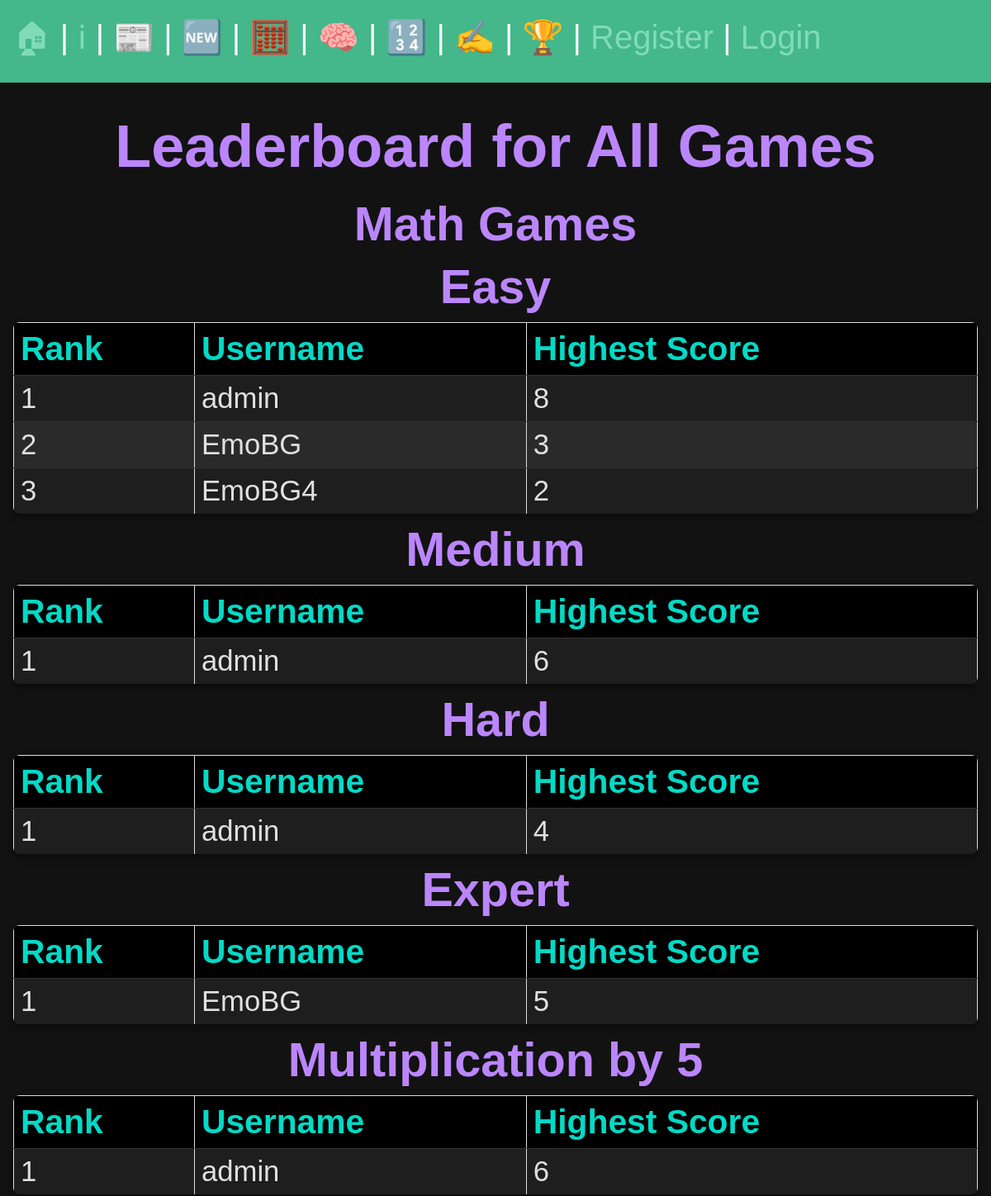
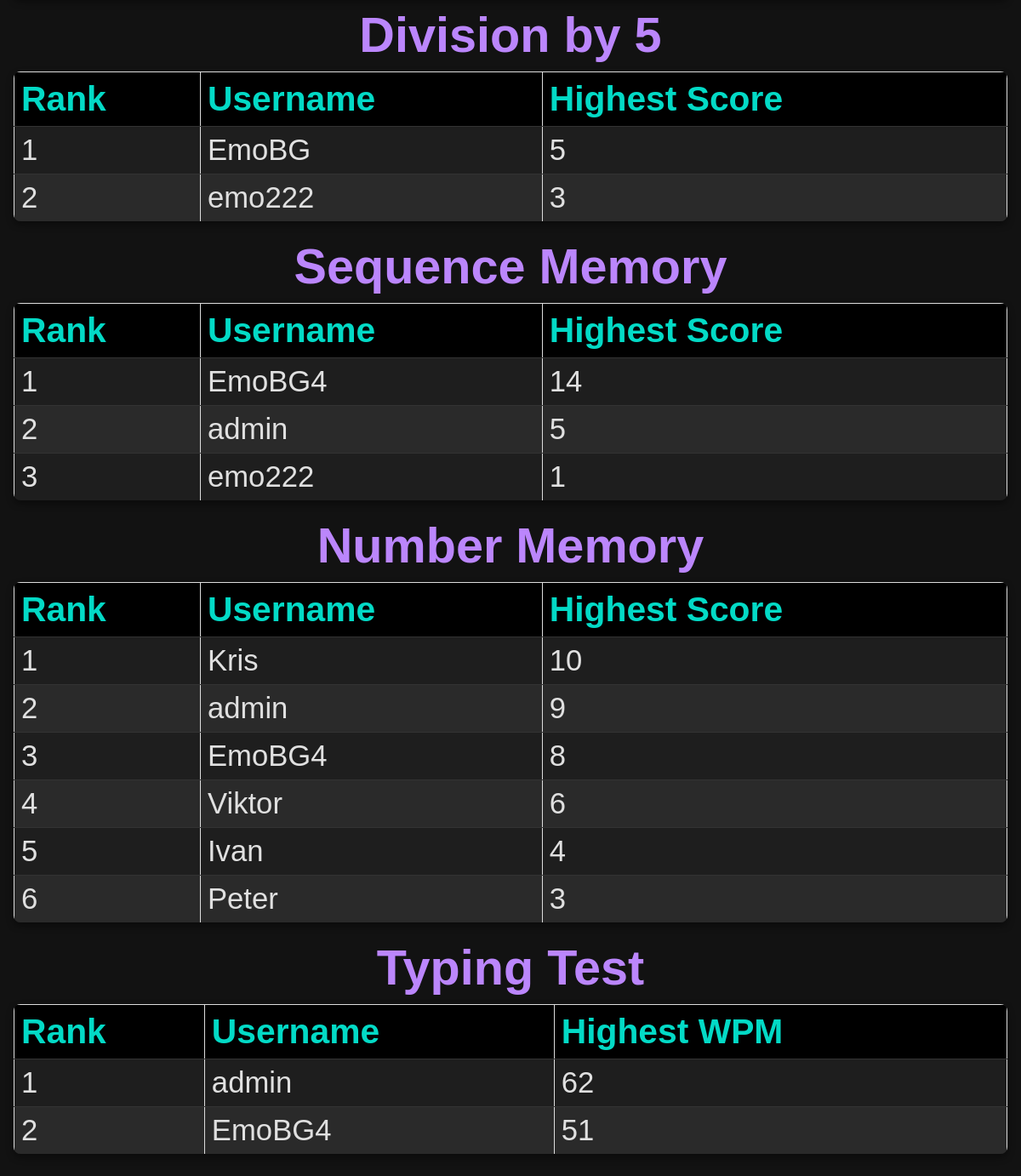
/leaderboards/, run on the app's committed database (2 pictures, top to bottom).
### math_games/models.py (models this page shows, shortened)
class GameScore(models.Model):
    user = models.ForeignKey(User, on_delete=models.CASCADE)
    level = models.ForeignKey(GameLevel, on_delete=models.CASCADE)
    highest_score = models.IntegerField(default=0)
    date = models.DateTimeField(auto_now_add=True)
    class Meta:
        unique_together = ('user', 'level')

### sequence_memory/models.py (models this page shows, shortened)
class GameScoreSequenceMemory(models.Model):
    user = models.OneToOneField(User, on_delete=models.CASCADE)
    highest_score = models.IntegerField(default=0)
    date = models.DateTimeField(default=timezone.now)

### number_memory/models.py (models this page shows, shortened)
class GameScoreNumberMemory(models.Model):
    user = models.ForeignKey(User, on_delete=models.CASCADE)
    score = models.IntegerField()
    date = models.DateTimeField(default=timezone.now)

### typing_test/models.py (models this page shows, shortened)
class TypingTestResult(models.Model):
    user = models.ForeignKey(User, on_delete=models.CASCADE)
    wpm = models.FloatField()
    accuracy = models.FloatField()
    date = models.DateTimeField(auto_now_add=True)

### myproject/views.py (the view)
# urls.py: path('leaderboards/', views.all_leaderboards, name='all_leaderboards'),
def all_leaderboards(request):
    math_game_easy_scores = MathGameScore.objects.filter(level__name='easy').order_by('-highest_score')[:10]
    math_game_medium_scores = MathGameScore.objects.filter(level__name='medium').order_by('-highest_score')[:10]
    math_game_hard_scores = MathGameScore.objects.filter(level__name='hard').order_by('-highest_score')[:10]
    math_game_expert_scores = MathGameScore.objects.filter(level__name='expert').order_by('-highest_score')[:10]
    math_game_multiplication_by_5_scores = MathGameScore.objects.filter(level__name='multiplication_by_5').order_by('-highest_score')[:10]
    math_game_division_by_5_scores = MathGameScore.objects.filter(level__name='division_by_5').order_by('-highest_score')[:10]
    sequence_memory_scores = GameScoreSequenceMemory.objects.order_by('-highest_score')[:10]
    number_memory_scores = GameScoreNumberMemory.objects.order_by('-score')[:10]
    typing_test_scores = TypingTestResult.objects.order_by('-wpm')[:10]
    context = {
        'math_game_easy_scores': math_game_easy_scores,
        'math_game_medium_scores': math_game_medium_scores,
        'math_game_hard_scores': math_game_hard_scores,
        'math_game_expert_scores': math_game_expert_scores,
        'math_game_multiplication_by_5_scores': math_game_multiplication_by_5_scores,
        'math_game_division_by_5_scores': math_game_division_by_5_scores,
        'sequence_memory_scores': sequence_memory_scores,
        'number_memory_scores': number_memory_scores,
        'typing_test_scores': typing_test_scores,
    }
    return render(request, 'all_leaderboards.html', context)

### templates/all_leaderboards.html (shortened to what this page needs)
{% extends "base.html" %}
{% load static %}
{% block extra_css %}
<link rel="stylesheet" href="{% static 'css/all_leaderboards.css' %}">
{% endblock %}
{% block content %}
<div class="leaderboard-container">
    <h2>Leaderboard for All Games</h2>
    <h3>Math Games</h3>
<h4>Easy</h4>
<table>
    <thead>
        <tr>
            <th>Rank</th>
            <th>Username</th>
            <th>Highest Score</th>
        </tr>
    </thead>
    <tbody>
        {% for score in math_game_easy_scores %}
        {% if score.level.name == 'easy' %}
        <tr>
            <td data-label="Rank">{{ forloop.counter }}</td>
            <td data-label="Username">{{ score.user.username }}</td>
            <td data-label="Highest Score">{{ score.highest_score }}</td>
        </tr>
        {% endif %}
        {% empty %}
        <tr>
            <td colspan="3">No scores available.</td>
        </tr>
        {% endfor %}
    </tbody>
</table>
<h4>Medium</h4>
<table>
    <thead>
        <tr>
            <th>Rank</th>
            <th>Username</th>
            <th>Highest Score</th>
        </tr>
    </thead>
    <tbody>
        {% for score in math_game_medium_scores %}
        {% if score.level.name == 'medium' %}
        <tr>
            <td data-label="Rank">{{ forloop.counter }}</td>
            <td data-label="Username">{{ score.user.username }}</td>
            <td data-label="Highest Score">{{ score.highest_score }}</td>
        </tr>
        {% endif %}
        {% empty %}
        <tr>
            <td colspan="3">No scores available.</td>
        </tr>
        {% endfor %}
    </tbody>
</table>
<h4>Hard</h4>
<table>
    <thead>
        <tr>
            <th>Rank</th>
            <th>Username</th>
            <th>Highest Score</th>
        </tr>
    </thead>
    <tbody>
        {% for score in math_game_hard_scores %}
        {% if score.level.name == 'hard' %}
        <tr>
            <td data-label="Rank">{{ forloop.counter }}</td>
            <td data-label="Username">{{ score.user.username }}</td>
            <td data-label="Highest Score">{{ score.highest_score }}</td>
        </tr>
        {% endif %}
        {% empty %}
        <tr>
            <td colspan="3">No scores available.</td>
        </tr>
        {% endfor %}
    </tbody>
</table>
<h4>Expert</h4>
<table>
    <thead>
        <tr>
            <th>Rank</th>
            <th>Username</th>
            <th>Highest Score</th>
        </tr>
    </thead>
    <tbody>
        {% for score in math_game_expert_scores %}
        {% if score.level.name == 'expert' %}
        <tr>
            <td data-label="Rank">{{ forloop.counter }}</td>
            <td data-label="Username">{{ score.user.username }}</td>
            <td data-label="Highest Score">{{ score.highest_score }}</td>
        </tr>
        {% endif %}
        {% empty %}
        <tr>
            <td colspan="3">No scores available.</td>
        </tr>
        {% endfor %}
    </tbody>
</table>
<h4>Multiplication by 5</h4>
<table>
    <thead>
        <tr>
            <th>Rank</th>
            <th>Username</th>
            <th>Highest Score</th>
        </tr>
    </thead>
    <tbody>
        {% for score in math_game_multiplication_by_5_scores %}
        {% if score.level.name == 'multiplication_by_5' %}
        <tr>
            <td data-label="Rank">{{ forloop.counter }}</td>
            <td data-label="Username">{{ score.user.username }}</td>
            <td data-label="Highest Score">{{ score.highest_score }}</td>
        </tr>
        {% endif %}
        {% empty %}
        <tr>
            <td colspan="3">No scores available.</td>
        </tr>
        {% endfor %}
    </tbody>
</table>
<h4>Division by 5</h4>
<table>
    <thead>
        <tr>
            <th>Rank</th>
            <th>Username</th>
            <th>Highest Score</th>
        </tr>
    </thead>
    <tbody>
        {% for score in math_game_division_by_5_scores %}
        {% if score.level.name == 'division_by_5' %}
        <tr>
            <td data-label="Rank">{{ forloop.counter }}</td>
            <td data-label="Username">{{ score.user.username }}</td>
            <td data-label="Highest Score">{{ score.highest_score }}</td>
        </tr>
        {% endif %}
        {% empty %}
        <tr>
            <td colspan="3">No scores available.</td>
        </tr>
        {% endfor %}
    </tbody>
</table>
    <h3>Sequence Memory</h3>
    <table>
        <thead>
            <tr>
                <th>Rank</th>
                <th>Username</th>
                <th>Highest Score</th>
            </tr>
        </thead>
        <tbody>
            {% for score in sequence_memory_scores %}
            <tr>
                <td data-label="Rank">{{ forloop.counter }}</td>
                <td data-label="Username">{{ score.user.username }}</td>
                <td data-label="Highest Score">{{ score.highest_score }}</td>
            </tr>
            {% empty %}
            <tr>
                <td colspan="3">No scores available.</td>
            </tr>
            {% endfor %}
        </tbody>
    </table>
    <h3>Number Memory</h3>
    <table>
        <thead>
            <tr>
                <th>Rank</th>
                <th>Username</th>
                <th>Highest Score</th>
            </tr>
        </thead>
        <tbody>
            {% for score in number_memory_scores %}
            <tr>
                <td data-label="Rank">{{ forloop.counter }}</td>
                <td data-label="Username">{{ score.user.username }}</td>
                <td data-label="Highest Score">{{ score.score }}</td>
            </tr>
            {% empty %}
            <tr>
                <td colspan="3">No scores available.</td>
            </tr>
            {% endfor %}
        </tbody>
    </table>
    <h3>Typing Test</h3>
    <table>
        <thead>
            <tr>
                <th>Rank</th>
                <th>Username</th>
                <th>Highest WPM</th>
            </tr>
        </thead>
        <tbody>
            {% for score in typing_test_scores %}
            <tr>
                <td data-label="Rank">{{ forloop.counter }}</td>
                <td data-label="Username">{{ score.user.username }}</td>
                <td data-label="Highest Score">{{ score.wpm|floatformat:0 }}</td>
            </tr>
            {% empty %}
            <tr>
                <td colspan="3">No scores available.</td>
            </tr>
            {% endfor %}
        </tbody>
    </table>
</div>
{% endblock %}

### static/css/base.css (style rules this page uses)
* { margin: 0; padding: 0; box-sizing: border-box; font-family: 'Arial', sans-serif; }
body { min-height: 100vh; background-color: black; color: whitesmoke; font-size: 3rem; }
h1, h2 { font-size: 2.5rem; }
table { width: 100%; border-collapse: collapse; margin-bottom: 20px; }
th, td { border: 1px solid #ddd; padding: 8px; }
th { background-color: black; color: whitesmoke; text-align: left; }
h3 { margin-top: 20px; }

### static/css/all_leaderboards.css (style rules this page uses)
body { font-family: 'Segoe UI', Tahoma, Geneva, Verdana, sans-serif; background-color: #121212; color: #e0e0e0; margin: 0; padding: 0; }
h2 { text-align: center; font-size: 1.5em; margin-top: 20px; color: #BB86FC; }
h3, h4 { color: #BB86FC; margin-bottom: 10px; text-align: center; font-size: 1.2em; }
table { width: 100%; margin: 10px auto; border-collapse: collapse; background-color: #1E1E1E; box-shadow: 0px 4px 8px rgba(0, 0, 0, 0.4); border-radius: 8px; overflow: hidden; font-size: 0.85em; }
thead { background-color: #333; color: #BB86FC; }
th, td { text-align: left; padding: 8px; border-bottom: 1px solid #333; font-size: 0.85em; }
th { font-size: 1em; color: #03DAC6; }
tr:nth-child(even) { background-color: #2A2A2A; }
tr:last-child td { border-bottom: none; }

### data on the page
GameScore: user.username "admin", highest_score "8"
GameScore: user.username "EmoBG", highest_score "3"
GameScore: user.username "EmoBG4", highest_score "2"
GameScore: user.username "admin", highest_score "6"
GameScore: user.username "admin", highest_score "4"
GameScore: user.username "EmoBG", highest_score "5"
GameScore: user.username "admin", highest_score "6"
GameScore: user.username "EmoBG", highest_score "5"
GameScore: user.username "emo222", highest_score "3"
GameScoreSequenceMemory: user.username "EmoBG4", highest_score "14"
GameScoreSequenceMemory: user.username "admin", highest_score "5"
GameScoreSequenceMemory: user.username "emo222", highest_score "1"
GameScoreNumberMemory: user.username "Kris", score "10"
GameScoreNumberMemory: user.username "admin", score "9"
GameScoreNumberMemory: user.username "EmoBG4", score "8"
GameScoreNumberMemory: user.username "Viktor", score "6"
GameScoreNumberMemory: user.username "Ivan", score "4"
GameScoreNumberMemory: user.username "Peter", score "3"
TypingTestResult: user.username "admin", wpm "62"
TypingTestResult: user.username "EmoBG4", wpm "51"
